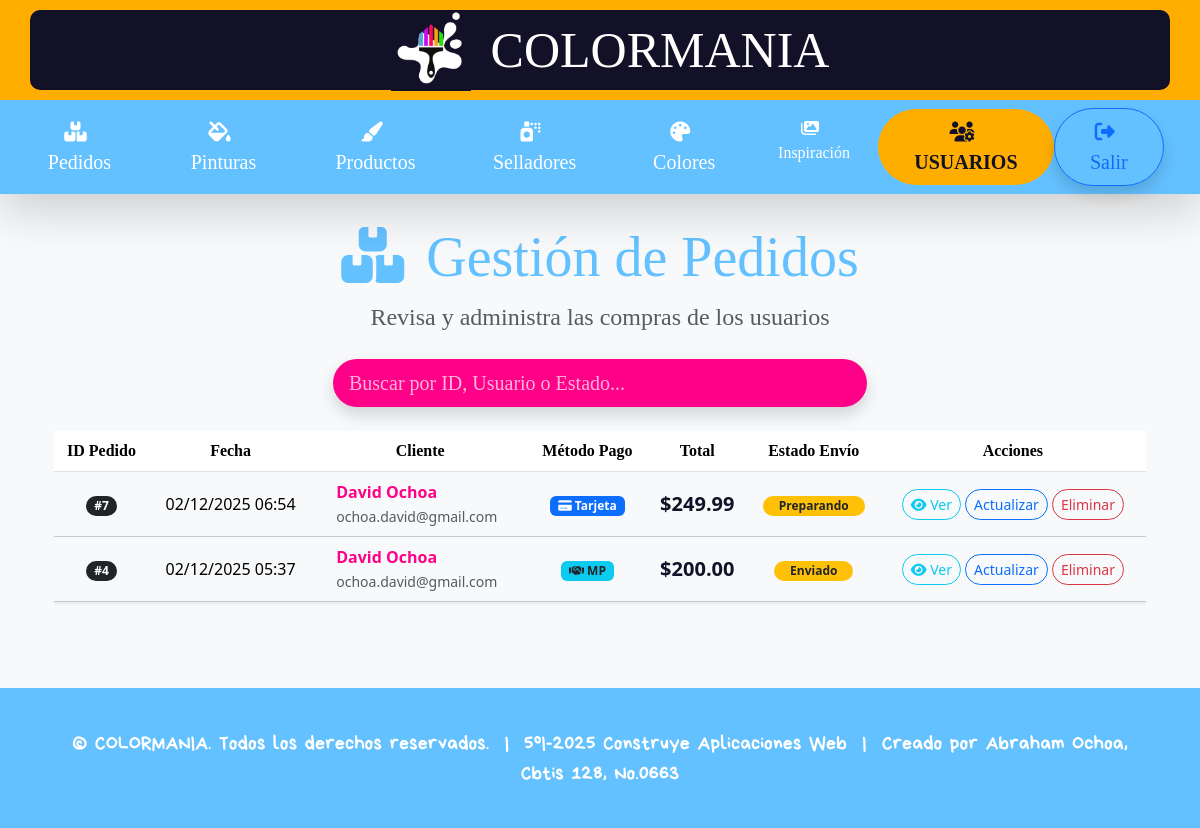
The page /admin-pedidos/ (signed in) on the database its author committed.
### colormania/models.py (models this page shows, shortened)
class Pedido(models.Model):
    METODOS_PAGO = [
        ('TARJETA', 'Tarjeta'),
        ('MERCADO_PAGO', 'Mercado Pago'),
        ('OXXO', 'Oxxo'),
    ]
    usuario = models.ForeignKey('Usuario', on_delete=models.CASCADE, related_name='pedidos')
    metodo_pago = models.CharField(max_length=30, choices=METODOS_PAGO)
    total_compra = models.DecimalField(max_digits=20, decimal_places=2)
    fecha = models.DateTimeField(auto_now_add=True)
    numero_tarjeta = models.CharField(max_length=19, blank=True, null=True)
    clabe = models.CharField(max_length=18, blank=True, null=True)
    fecha_vencimiento = models.CharField(max_length=5, blank=True, null=True)
    fecha_llegada = models.DateField(null=True, blank=True)
    estado_envio = models.CharField(max_length=50, default="Pendiente")
    class Meta:
        verbose_name = "Pedido"
        verbose_name_plural = "Pedidos"
        ordering = ['-fecha']

class Usuario(models.Model):
    nombre = models.CharField(max_length=50)
    apellido = models.CharField(max_length=50)
    email = models.EmailField(max_length=100)
    telefono = models.CharField(max_length=15)
    contraseña = models.CharField(max_length=128)
    pais = models.CharField(max_length=30, choices=[
        ('MEXICO', 'Mexico'),
        ('ESTADOS UNIDOS', 'Estados Unidos'),
        ('GUATEMALA', 'Guatemala'),
        ('EL SALVADOR', 'El Salvador'),
        ('HONDURAS', 'Honduras'),
        ('COSTA RICA', 'Costa Rica'),
        ('PANAMA', 'Panama'),
    ])
    estado = models.CharField(max_length=50)
    ciudad = models.CharField(max_length=50)
    codigo_postal = models.CharField(max_length=10)
    calle = models.CharField(max_length=50)
    num_domicilio = models.CharField(max_length=10)
    detalles = models.CharField(max_length=250, default='INFORMACION DEL DOMICILIO')
    class Meta:
        verbose_name = "Usuario"
        verbose_name_plural = "Usuarios"

### colormania/views.py (the view)
# urls.py: path('admin-pedidos/', views.admin_pedidos, name='admin_pedidos'),
def admin_pedidos(request):
    if not request.user.is_staff:
        return redirect('index_colormania')
    pedidos = Pedido.objects.all().order_by('-fecha')
    return render(request, 'colormania/admin/admin_pedidos.html', {
        'pedidos': pedidos
    })

### colormania/templates/colormania/admin/admin_pedidos.html (shortened to what this page needs)
{% extends "colormania/admin/base_admin.html" %}
{% load static %}
{% block content %}
<div class="container mt-0 pt-0">
    <div class="text-center mb-4">
        <h1 class="bobby display-4" style="color: #64c1ff;">
            <i class="fas fa-boxes me-2"></i> Gestión de Pedidos
        </h1>
        <p class="text-muted bobby fs-4">Revisa y administra las compras de los usuarios</p>
    </div>
    <div class="row mb-4">
        <div class="col-md-6 offset-md-3">
            <input type="text" id="buscador" class="form-control form-control-lg rounded-pill shadow"
                   placeholder="Buscar por ID, Usuario o Estado..."
                   style="background-color: #ff0088; color: white; font-family: 'bobby'; border: none;">
        </div>
    </div>
    <div class="table-responsive">
        <table class="table table-hover align-middle">
            <thead style="background: linear-gradient(135deg, #ff0088, #131128); color: white;">
                <tr class="text-center">
                    <th class="bobby">ID Pedido</th>
                    <th class="bobby">Fecha</th>
                    <th class="bobby">Cliente</th>
                    <th class="bobby">Método Pago</th>
                    <th class="bobby">Total</th>
                    <th class="bobby">Estado Envío</th>
                    <th class="bobby">Acciones</th>
                </tr>
            </thead>
            <tbody class="table-light">
                {% for p in pedidos %}
                <tr class="fila-pedido text-center align-middle">
                    <td>
                        <span class="badge bg-dark rounded-pill">#{{ p.id }}</span>
                    </td>
                    <td>{{ p.fecha|date:"d/m/Y H:i" }}</td>
                    <td class="text-start ps-4">
                        <div class="fw-bold" style="color: #ff0088;">{{ p.usuario.nombre }} {{ p.usuario.apellido }}</div>
                        <small class="text-muted">{{ p.usuario.email }}</small>
                    </td>
                    <td>
                        {% if p.metodo_pago == 'TARJETA' %}
                            <span class="badge bg-primary"><i class="fas fa-credit-card"></i> Tarjeta</span>
                        {% elif p.metodo_pago == 'MERCADO_PAGO' %}
                            <span class="badge bg-info text-dark"><i class="fas fa-handshake"></i> MP</span>
                        {% else %}
                            <span class="badge bg-warning text-dark"><i class="fas fa-store"></i> OXXO</span>
                        {% endif %}
                    </td>
                    <td class="fw-bold fs-5" style="color: #131128;">
                        ${{ p.total_compra }}
                    </td>
                    <td>
                        {% if "Entregado" in p.estado_envio %}
                            <span class="badge bg-success rounded-pill px-3">{{ p.estado_envio }}</span>
                        {% elif "Cancelado" in p.estado_envio %}
                            <span class="badge bg-danger rounded-pill px-3">{{ p.estado_envio }}</span>
                        {% else %}
                            <span class="badge bg-warning text-dark rounded-pill px-3">{{ p.estado_envio }}</span>
                        {% endif %}
                    </td>
                    <td>
                        <button type="button" class="btn btn-sm btn-outline-info rounded-pill"
                                data-bs-toggle="modal" data-bs-target="#detalleModal{{ p.id }}">
                            <i class="fas fa-eye"></i> Ver
                        </button>
                        <a href="{% url 'actualizar_pedido' p.id %}" class="btn btn-sm btn-outline-primary rounded-pill">
                            Actualizar
                        </a>
                        <a href="{% url 'eliminar_pedido' p.id %}"
                            class="btn btn-sm btn-outline-danger rounded-pill"
                            onclick="return confirm('¿Eliminar {{ p.id }}?')">
                                Eliminar
                        </a>
                    </td>
                </tr>
                {% endfor %}
            </tbody>
        </table>
    </div>
</div>
{% endblock %}

### colormania/templates/colormania/admin/admin_pedidos.html (style rules this page uses)
#buscador::placeholder { color: rgba(255, 255, 255, 0.7); }

### rows shown on the page
Pedido: id "7", fecha "02/12/2025 06:54", usuario.nombre "David", usuario.apellido "Ochoa", usuario.email "ochoa.david@gmail.com", metodo_pago "TARJETA" (drawn), total_compra "249.99", estado_envio "Preparando"
Pedido: id "4", fecha "02/12/2025 05:37", usuario.nombre "David", usuario.apellido "Ochoa", usuario.email "ochoa.david@gmail.com", metodo_pago "MERCADO_PAGO" (drawn), total_compra "200.00", estado_envio "Enviado"
